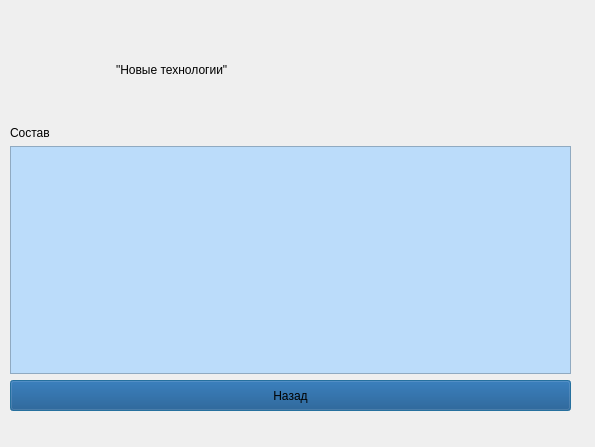
<?xml version="1.0" encoding="UTF-8"?>
<ui version="4.0">
 <class>Dialog</class>
 <widget class="QDialog" name="Dialog">
  <property name="geometry">
   <rect>
    <x>0</x>
    <y>0</y>
    <width>595</width>
    <height>447</height>
   </rect>
  </property>
  <property name="windowTitle">
   <string>Состав заявки</string>
  </property>
  <widget class="QWidget" name="">
   <property name="geometry">
    <rect>
     <x>10</x>
     <y>20</y>
     <width>561</width>
     <height>391</height>
    </rect>
   </property>
   <layout class="QVBoxLayout" name="verticalLayout">
    <item>
     <layout class="QHBoxLayout" name="horizontalLayout">
      <item>
       <widget class="QLabel" name="logo_label">
        <property name="minimumSize">
         <size>
          <width>100</width>
          <height>100</height>
         </size>
        </property>
        <property name="maximumSize">
         <size>
          <width>100</width>
          <height>100</height>
         </size>
        </property>
        <property name="text">
         <string/>
        </property>
       </widget>
      </item>
      <item>
       <widget class="QLabel" name="label_3">
        <property name="styleSheet">
         <string notr="true">font: 18pt &quot;Bahnschrift&quot;;
color: rgb(0, 0, 0);</string>
        </property>
        <property name="text">
         <string>&quot;Новые технологии&quot;</string>
        </property>
       </widget>
      </item>
     </layout>
    </item>
    <item>
     <widget class="QLabel" name="label">
      <property name="styleSheet">
       <string notr="true">font: 10pt &quot;Bahnschrift&quot;;
color: rgb(0, 0, 0);</string>
      </property>
      <property name="text">
       <string>Состав</string>
      </property>
     </widget>
    </item>
    <item>
     <widget class="QTableView" name="sostav_tableView">
      <property name="minimumSize">
       <size>
        <width>471</width>
        <height>201</height>
       </size>
      </property>
      <property name="styleSheet">
       <string notr="true">background-color: rgb(187, 220, 250);
font: 9pt &quot;Bahnschrift&quot;;
color: rgb(0, 0, 0);</string>
      </property>
     </widget>
    </item>
    <item>
     <widget class="QPushButton" name="exit_pushButton">
      <property name="minimumSize">
       <size>
        <width>121</width>
        <height>31</height>
       </size>
      </property>
      <property name="styleSheet">
       <string notr="true">background-color: rgb(12, 72, 130);
font: 9pt &quot;Bahnschrift&quot;;
color: rgb(0, 0, 0);</string>
      </property>
      <property name="text">
       <string>Назад</string>
      </property>
     </widget>
    </item>
   </layout>
  </widget>
 </widget>
 <resources/>
 <connections/>
</ui>
